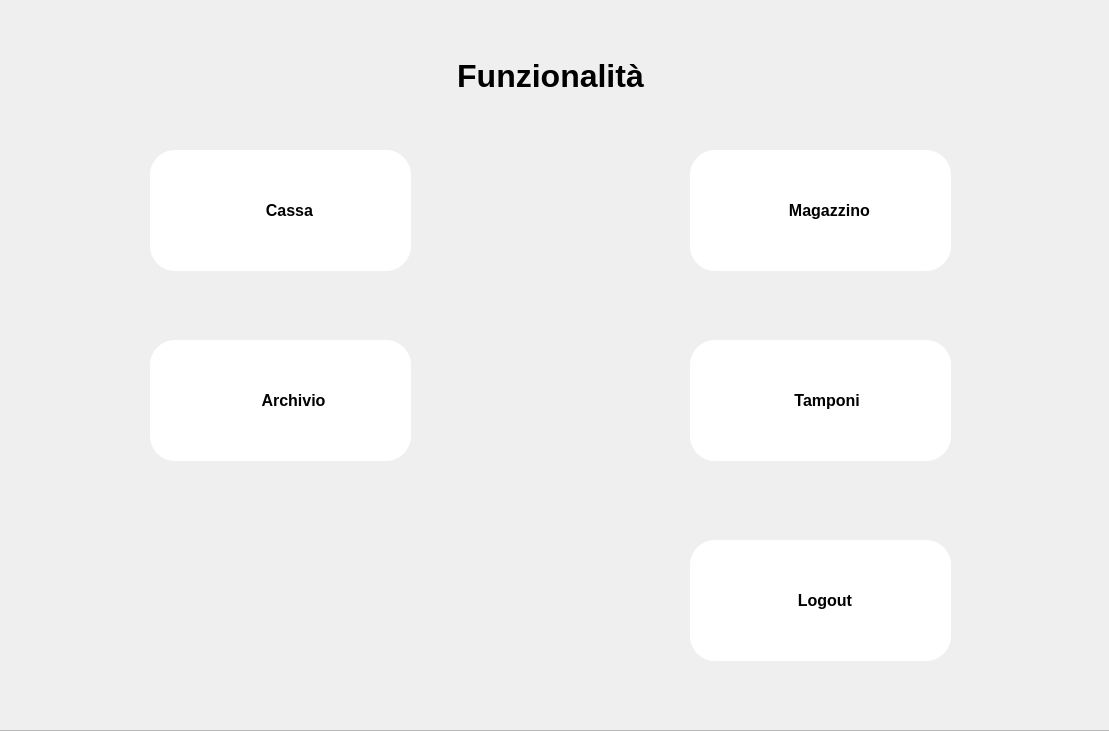
<?xml version="1.0" encoding="UTF-8"?>
<ui version="4.0">
 <class>Form</class>
 <widget class="QWidget" name="Form">
  <property name="geometry">
   <rect>
    <x>0</x>
    <y>0</y>
    <width>1109</width>
    <height>731</height>
   </rect>
  </property>
  <property name="minimumSize">
   <size>
    <width>1109</width>
    <height>731</height>
   </size>
  </property>
  <property name="maximumSize">
   <size>
    <width>1109</width>
    <height>16777215</height>
   </size>
  </property>
  <property name="windowTitle">
   <string>Form</string>
  </property>
  <property name="styleSheet">
   <string notr="true"/>
  </property>
  <widget class="QPushButton" name="cassabtn">
   <property name="geometry">
    <rect>
     <x>150</x>
     <y>150</y>
     <width>261</width>
     <height>121</height>
    </rect>
   </property>
   <property name="font">
    <font>
     <pointsize>12</pointsize>
     <weight>75</weight>
     <bold>true</bold>
    </font>
   </property>
   <property name="cursor">
    <cursorShape>PointingHandCursor</cursorShape>
   </property>
   <property name="styleSheet">
    <string notr="true">background-color: qlineargradient(spread:pad, x1:0, y1:0, x2:1, y2:0, stop:0 rgba(255, 255, 255, 255), stop:1 rgba(255, 255, 255, 255));
border-radius: 25px;</string>
   </property>
   <property name="text">
    <string>    Cassa</string>
   </property>
   <property name="icon">
    <iconset resource="../resource.qrc">
     <normaloff>:/no/loghi-icone/iconacassa.PNG</normaloff>:/no/loghi-icone/iconacassa.PNG</iconset>
   </property>
   <property name="iconSize">
    <size>
     <width>90</width>
     <height>90</height>
    </size>
   </property>
  </widget>
  <widget class="QPushButton" name="archiviobtn">
   <property name="geometry">
    <rect>
     <x>150</x>
     <y>340</y>
     <width>261</width>
     <height>121</height>
    </rect>
   </property>
   <property name="font">
    <font>
     <pointsize>12</pointsize>
     <weight>75</weight>
     <bold>true</bold>
    </font>
   </property>
   <property name="cursor">
    <cursorShape>PointingHandCursor</cursorShape>
   </property>
   <property name="styleSheet">
    <string notr="true">background-color: qlineargradient(spread:pad, x1:0, y1:0, x2:1, y2:0, stop:0.0995025 rgba(255, 255, 255, 255), stop:1 rgba(255, 255, 255, 255));
border-radius: 25px;</string>
   </property>
   <property name="text">
    <string>      Archivio</string>
   </property>
   <property name="icon">
    <iconset resource="../resource.qrc">
     <normaloff>:/no/loghi-icone/iconaarchivio.PNG</normaloff>:/no/loghi-icone/iconaarchivio.PNG</iconset>
   </property>
   <property name="iconSize">
    <size>
     <width>90</width>
     <height>90</height>
    </size>
   </property>
  </widget>
  <widget class="QPushButton" name="magazzinobtn">
   <property name="geometry">
    <rect>
     <x>690</x>
     <y>150</y>
     <width>261</width>
     <height>121</height>
    </rect>
   </property>
   <property name="font">
    <font>
     <pointsize>12</pointsize>
     <weight>75</weight>
     <bold>true</bold>
    </font>
   </property>
   <property name="cursor">
    <cursorShape>PointingHandCursor</cursorShape>
   </property>
   <property name="styleSheet">
    <string notr="true">background-color: qlineargradient(spread:pad, x1:0, y1:0, x2:1, y2:0, stop:0.975124 rgba(255, 255, 255, 255), stop:1 rgba(255, 255, 255, 255));
border-radius: 25px;</string>
   </property>
   <property name="text">
    <string>    Magazzino</string>
   </property>
   <property name="icon">
    <iconset resource="../resource.qrc">
     <normaloff>:/no/loghi-icone/iconamagazzino.PNG</normaloff>:/no/loghi-icone/iconamagazzino.PNG</iconset>
   </property>
   <property name="iconSize">
    <size>
     <width>90</width>
     <height>90</height>
    </size>
   </property>
  </widget>
  <widget class="QPushButton" name="calendariobtn">
   <property name="geometry">
    <rect>
     <x>690</x>
     <y>340</y>
     <width>261</width>
     <height>121</height>
    </rect>
   </property>
   <property name="font">
    <font>
     <pointsize>12</pointsize>
     <weight>75</weight>
     <bold>true</bold>
    </font>
   </property>
   <property name="cursor">
    <cursorShape>PointingHandCursor</cursorShape>
   </property>
   <property name="styleSheet">
    <string notr="true">background-color: qlineargradient(spread:pad, x1:0, y1:0, x2:1, y2:0, stop:0 rgba(255, 255, 255, 255), stop:1 rgba(255, 255, 255, 255));
border-radius: 25px;</string>
   </property>
   <property name="text">
    <string>   Tamponi</string>
   </property>
   <property name="icon">
    <iconset resource="../resource.qrc">
     <normaloff>:/no/loghi-icone/iconatampone.PNG</normaloff>:/no/loghi-icone/iconatampone.PNG</iconset>
   </property>
   <property name="iconSize">
    <size>
     <width>90</width>
     <height>90</height>
    </size>
   </property>
  </widget>
  <widget class="QLabel" name="label">
   <property name="geometry">
    <rect>
     <x>420</x>
     <y>50</y>
     <width>261</width>
     <height>51</height>
    </rect>
   </property>
   <property name="font">
    <font>
     <pointsize>24</pointsize>
     <weight>75</weight>
     <bold>true</bold>
    </font>
   </property>
   <property name="text">
    <string>Funzionalità</string>
   </property>
   <property name="alignment">
    <set>Qt::AlignCenter</set>
   </property>
  </widget>
  <widget class="QFrame" name="frame">
   <property name="geometry">
    <rect>
     <x>-10</x>
     <y>-20</y>
     <width>1141</width>
     <height>751</height>
    </rect>
   </property>
   <property name="styleSheet">
    <string notr="true">background-image: url(:/no/loghi-icone/schermatamenu.PNG);</string>
   </property>
   <property name="frameShape">
    <enum>QFrame::StyledPanel</enum>
   </property>
   <property name="frameShadow">
    <enum>QFrame::Raised</enum>
   </property>
  </widget>
  <widget class="QPushButton" name="logoutbtn">
   <property name="geometry">
    <rect>
     <x>690</x>
     <y>540</y>
     <width>261</width>
     <height>121</height>
    </rect>
   </property>
   <property name="font">
    <font>
     <pointsize>12</pointsize>
     <weight>75</weight>
     <bold>true</bold>
    </font>
   </property>
   <property name="cursor">
    <cursorShape>PointingHandCursor</cursorShape>
   </property>
   <property name="styleSheet">
    <string notr="true">background-color: qlineargradient(spread:pad, x1:0, y1:0, x2:1, y2:0, stop:0 rgba(255, 255, 255, 255), stop:1 rgba(255, 255, 255, 255));
border-radius: 25px;</string>
   </property>
   <property name="inputMethodHints">
    <set>Qt::ImhNone</set>
   </property>
   <property name="text">
    <string>  Logout</string>
   </property>
   <property name="icon">
    <iconset resource="../resource.qrc">
     <normaloff>:/no/loghi-icone/iconalogout.PNG</normaloff>:/no/loghi-icone/iconalogout.PNG</iconset>
   </property>
   <property name="iconSize">
    <size>
     <width>90</width>
     <height>90</height>
    </size>
   </property>
  </widget>
  <zorder>frame</zorder>
  <zorder>cassabtn</zorder>
  <zorder>archiviobtn</zorder>
  <zorder>magazzinobtn</zorder>
  <zorder>calendariobtn</zorder>
  <zorder>label</zorder>
  <zorder>logoutbtn</zorder>
 </widget>
 <resources>
  <include location="../resource.qrc"/>
 </resources>
 <connections/>
</ui>
